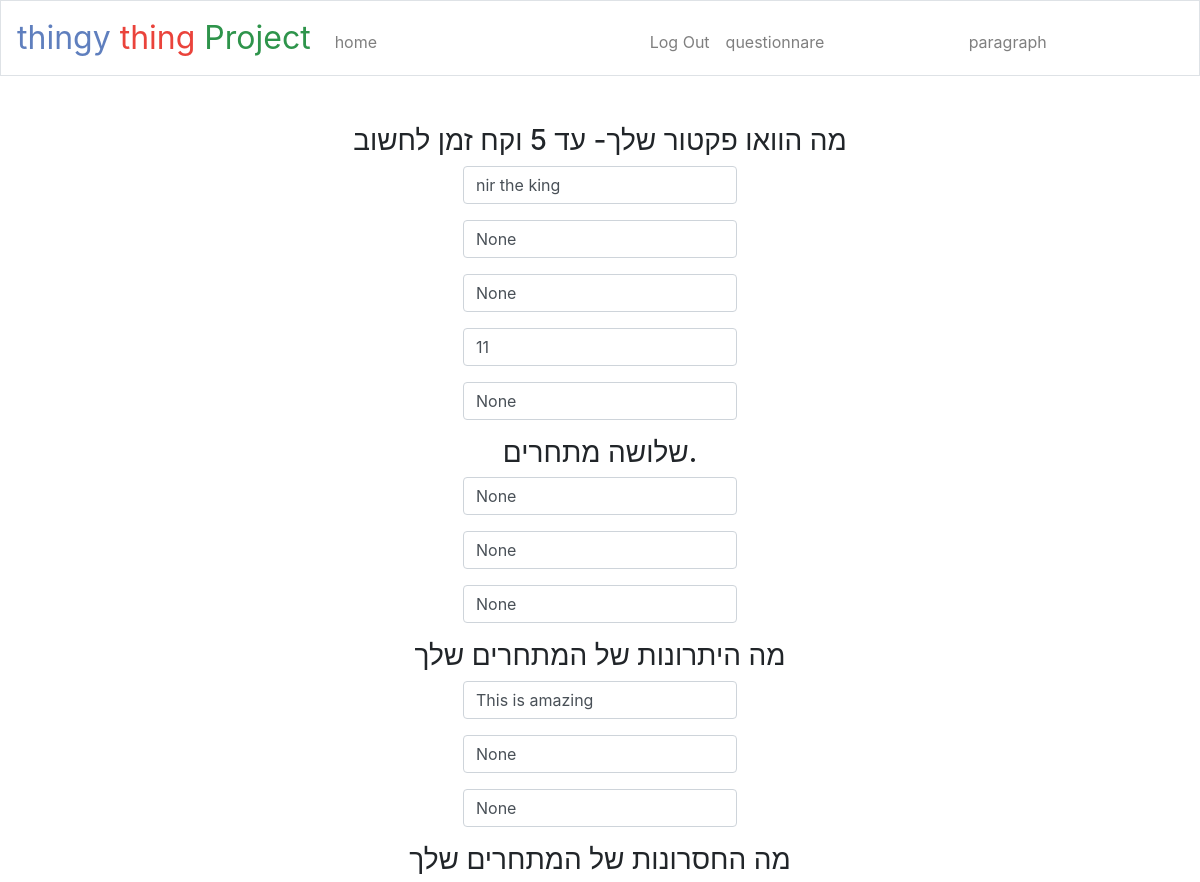
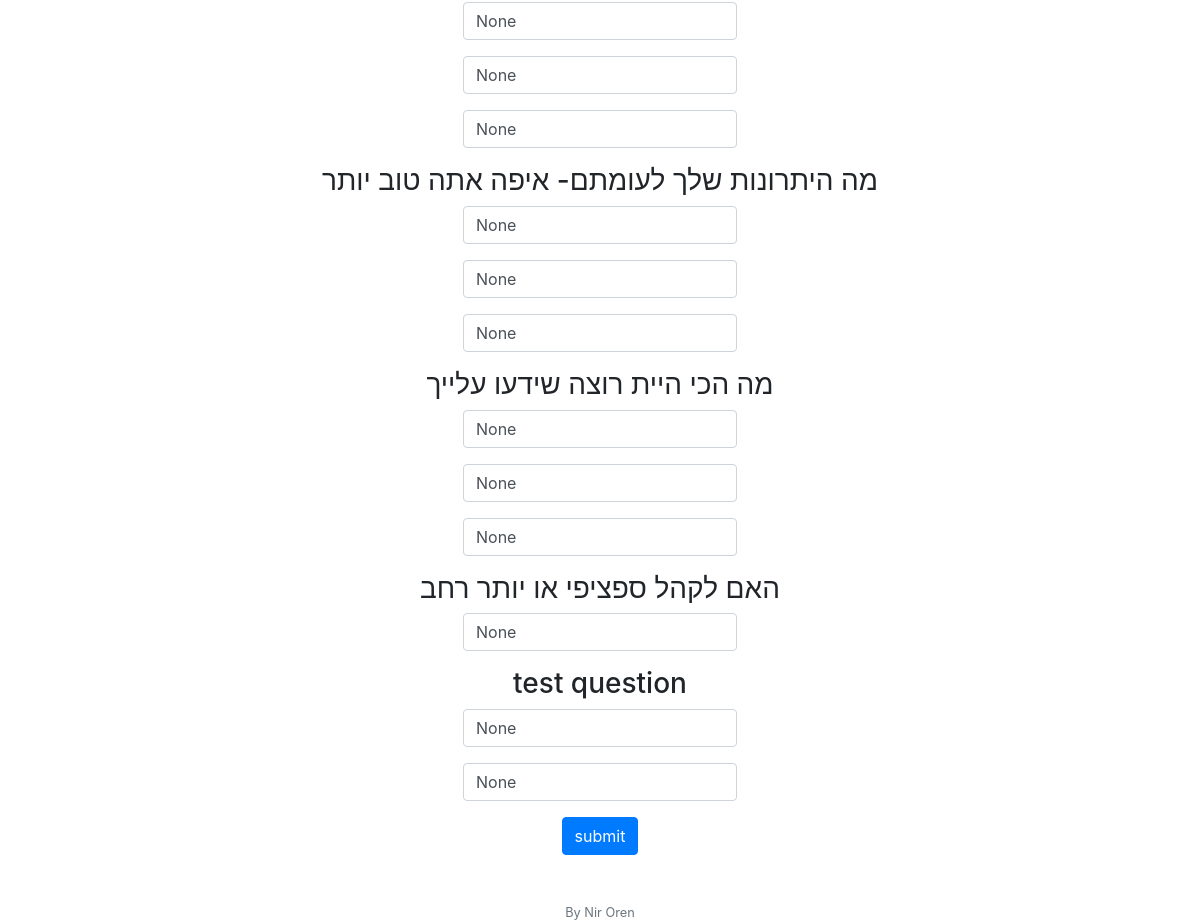
The app's page /questionnare (signed in) with its own data (2 pictures, top to bottom).
### tables this page shows
CREATE TABLE questions (id INTEGER PRIMARY KEY AUTOINCREMENT NOT NULL, question TEXT NOT NULL, answer_spaces INTEGER NOT NULL);

CREATE TABLE answers (id INTEGER PRIMARY KEY AUTOINCREMENT NOT NULL, user_id INTEGER NOT NULL, question_id INTEGER NOT NULL, answer_number INTEGER NOT NULL, answer TEXT NOT NULL);

### app.py (the view)
@app.route("/questionnare", methods=["GET", "POST"])
@login_required
def questionnare():
    global answers
    answers = []
    if request.method == "POST":
        for q in questions:
            temp = []
            for i in range(q['answer_spaces']):
                answers = db.execute("SELECT * FROM answers WHERE user_id = ? AND question_id = ? AND answer_number=?", session['user_id'], q['id'],i)
                answer_value = request.form.get(str(q['question'])+str(i))
                temp.append(answer_value)
                if len(answers)==0:
                    print('01')
                    db.execute('INSERT INTO answers (user_id, question_id,answer, answer_number) VALUES(?,? , ?, ?)',
                    session["user_id"],
                    q['id'],
                    answer_value,
                    i)
                else:
                    db.execute('UPDATE answers SET answer=? WHERE id = ?',
                    answer_value,
                    answers[0]['id'])
            answers.append(temp)
        return redirect("/")
    else:
        text_fillers = []
        for q in questions:
            temp = []
            for i in range(q['answer_spaces']):
                answers = db.execute("SELECT * FROM answers WHERE user_id = ? AND question_id = ? AND answer_number = ?", session['user_id'], q['id'],i)
                answer_value = answers[0]['answer']
                temp.append(answer_value)
            text_fillers.append(temp)
        return render_template("questionnare.html",questions = questions, text_fillers = text_fillers)

### app.py (called while the page is built)
@app.after_request
def after_request(response):
    response.headers["Cache-Control"] = "no-cache, no-store, must-reanswer_valueidate"
    response.headers["Expires"] = 0
    response.headers["Pragma"] = "no-cache"
    return response

### helpers.py (called while the page is built)
def login_required(f):
    @wraps(f)
    def decorated_function(*args, **kwargs):
        if session.get("user_id") is None:
            return redirect("/login")
        return f(*args, **kwargs)
    return decorated_function

### templates/questionnare.html (shortened to what this page needs)
{% extends "layout.html" %}
{% block main %}
<form action="/questionnare" method="post">
  {% for q in questions %}
  <h3>{{q['question']}}</h3>
      {% for i in range(q['answer_spaces']) %}
        <div class="form-group">
            <input autocomplete="off" autofocus class="form-control" name="{{q['question']}}{{i}}" value="{{text_fillers[questions.index(q)][i]}}" type="text">
        </div>
      {% endfor %}
    {% endfor %}
    <button class="btn btn-primary" type="submit">submit</button>
  </form>
{% endblock %}

### templates/layout.html (shortened to what this page needs)
<!DOCTYPE html>
<html lang="en">
    <head>
        <link rel="stylesheet" href="https://cdn.jsdelivr.net/npm/bootstrap@4.5.3/dist/css/bootstrap.min.css">
        <link href="/static/styles.css" rel="stylesheet">
    </head>
    <body>
        <nav class="navbar navbar-expand-md navbar-light bg-blue border">
            <a class="navbar-brand" href="/"><span class="blue">thingy</span><span class="red"> thing</span> <span class="green"> Project</span></a>
            <div class="collapse navbar-collapse" id="navbar">
                {% if session.user_id %}
                    <ul class="navbar-nav mr-auto mt-2">
                        <li class="nav-item"><a class="nav-link" href="/">home</a></li>
                    </ul>
                    <ul class="navbar-nav ml-auto mt-2">
                        <li class="nav-item"><a class="nav-link" href="/logout">Log Out</a></li>
                    </ul>
                    <ul class="navbar-nav mr-auto mt-2">
                        <li class="nav-item"><a class="nav-link" href="/questionnare">questionnare</a></li>
                    </ul>
                    <ul class="navbar-nav mr-auto mt-2">
                        <li class="nav-item"><a class="nav-link" href="/paragraph">paragraph</a></li>
                    </ul>
                {% else %}
                    <ul class="navbar-nav ml-auto mt-2">
                        <li class="nav-item"><a class="nav-link" href="/register">Register</a></li>
                        <li class="nav-item"><a class="nav-link" href="/login">Log In</a></li>
                    </ul>
                {% endif %}
            </div>
        </nav>
        <main class="container p-5">
            {% block main %}{% endblock %}
        </main>
        <footer class="small text-center text-muted">
            By Nir Oren
        </footer>
    </body>
</html>

### static/styles.css (style rules this page uses)
nav .navbar-brand { font-size: xx-large; }
nav .navbar-brand .blue { color: #5f7fbe; }
nav .navbar-brand .red { color: #ea433b; }
nav .navbar-brand .green { color: #2e944b; }
main .form-control { display: inline-block; width: auto; }
main { overflow-x: auto; text-align: center; }
html, body { height: 100%; margin: 0; padding: 0; }

### records on screen
questions: question "מה הוואו פקטור שלך- עד 5 וקח זמן לחשוב"
answers: answer "nir the king"
answers: answer "None"
answers: answer "None"
answers: answer "11"
answers: answer "None"
questions: question "שלושה מתחרים."
answers: answer "None"
answers: answer "None"
answers: answer "None"
questions: question "מה היתרונות של המתחרים שלך"
answers: answer "This is amazing"
answers: answer "None"
answers: answer "None"
questions: question "מה החסרונות של המתחרים שלך"
answers: answer "None"
answers: answer "None"
answers: answer "None"
questions: question "מה היתרונות שלך לעומתם- איפה אתה טוב יותר"
answers: answer "None"
answers: answer "None"
answers: answer "None"
questions: question "מה הכי היית רוצה שידעו עלייך"
answers: answer "None"
answers: answer "None"
answers: answer "None"
questions: question "האם לקהל ספציפי או יותר רחב"
answers: answer "None"
questions: question "test question"
answers: answer "None"
answers: answer "None"
